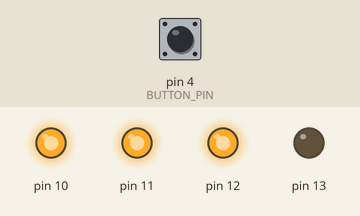
A sketch run on a simulated Arduino Uno, built with avr-gcc and run on an emulated ATmega328P. Parts: output pins drawn as LEDs (lit = HIGH). Inputs (shaded band) come from the test bench; at power-on: pin 4 (BUTTON_PIN) LOW.

Above: at 0.1 s.
At 0.9 s:
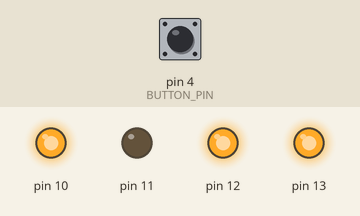
At 1.3 s:
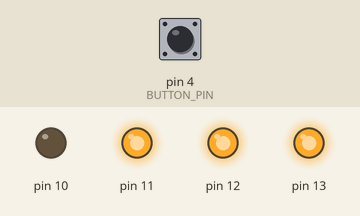
At 2.1 s:
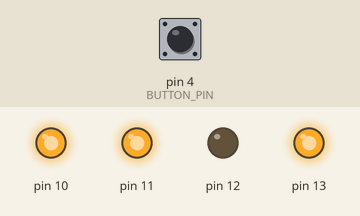
At 3.5 s:
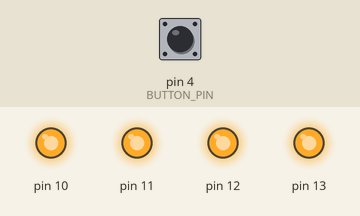
Timing chart, 0 to 3.8 s (numbered marks = the images above):
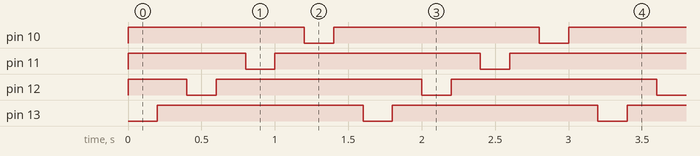

The sketch:

pregunta1.ino
```cpp
#define BUTTON_PIN 4

int delayTime;
int currentLED;
bool pressed;
int direccion;
int array[4]  = {13,12,11,10}; // Pins de LED
int n;
int i;

void setup()
{
  Serial.begin(9600);
  delayTime = 200;
  currentLED = array[0];
  n=4;
  i=0;

  for (int j = 0; j < n; j++) {
    int ledActual = array[j];
    pinMode(ledActual, OUTPUT);
    digitalWrite(ledActual, HIGH);
  }
}


void loop () {
  int ledActual = array[i];
  digitalWrite(ledActual, LOW);
  delay(delayTime);
  digitalWrite(ledActual, HIGH);
  delay(delayTime);

  int input = digitalRead(BUTTON_PIN);

  direccion = input ? -1 : 1;
  i += direccion;
  i = (i+n) % n;
}
```

Measured:
- by itself, pin 10–13: alternates HIGH for 1.4 s and LOW for 0.20 s
- by itself, everything shown: repeats every 1.6 s, in 8 steps
